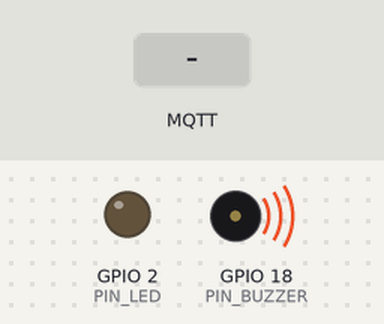
The sketch below on a simulated ESP32. Shown: output pins drawn as LEDs (lit = HIGH), buzzer (waves = sounding, pin HIGH). Dashed ring = blinking. The test bench sets the inputs (shaded band). WiFi joins after 1.5 s; servers stay silent unless stated; random numbers use the default seed unless the sketch sets one; no MQTT or app messages arrive unless stated; what the sketch prints to the serial monitor is not drawn.

Above: at 0.6 s.
At 3.2 s:
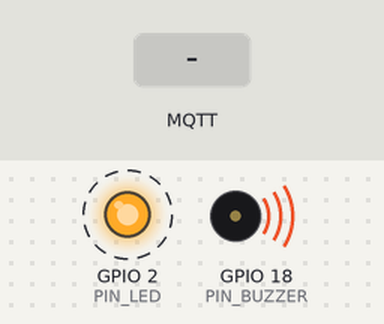
3.3 s: MQTT message "ok" arrives on the second subscribed topic
At 4.15 s:
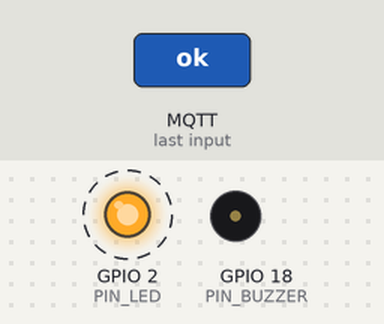
6.3 s: MQTT message "RISCO_AMARELO" arrives on the first subscribed topic
Timing chart, 0 to 15.3 s (numbered marks = the images above; inputs shaded):
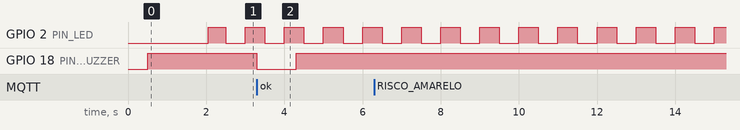

The sketch:

cliente_esp32_atuador_arduino.ino
```cpp
#include <WiFi.h>
#include <PubSubClient.h>
#include "config.h"
#include "hardware_ctrl.h"
#include "mqtt_client.h"

WiFiClient espClient;

static void conectarWiFi() {
    WiFi.begin(WIFI_SSID, WIFI_PASSWORD);
    Serial.print("Conectando ao Wi-Fi");
    while (WiFi.status() != WL_CONNECTED) {
        delay(500);
        Serial.print(".");
    }
    Serial.println();
    Serial.print("Wi-Fi conectado! IP: ");
    Serial.println(WiFi.localIP());
}

void setup() {
    Serial.begin(115200);
    delay(500);

    initHardware();
    conectarWiFi();
    setupMQTT();

    ultimo_heartbeat = millis();
}

void loop() {
    // Reconecta WiFi se cair
    if (WiFi.status() != WL_CONNECTED) {
        Serial.println("Wi-Fi perdido. Reconectando...");
        conectarWiFi();
    }

    handleMQTT();

    // Watchdog: sem heartbeat por 1s = emergência
    if (millis() - ultimo_heartbeat > TIMEOUT_HEARTBEAT_MS) {
        if (estado_atual != ESTADO_EMERGENCIA) {
            Serial.println("[ALERTA] Heartbeat perdido. Modo seguro ativado.");
            setModoEmergencia();
        }
    }

    processarHardware();
}
```

hardware_ctrl.cpp
```cpp
#include "Arduino.h"
#include "hardware_ctrl.h"
#include "config.h"

EstadoSistema estado_atual = ESTADO_INICIALIZACAO;

static unsigned long ultimo_bip = 0;
static bool estado_buzzer = false;

void initHardware() {
    pinMode(PIN_BUZZER, OUTPUT);
    pinMode(PIN_LED, OUTPUT);
    digitalWrite(PIN_BUZZER, LOW);
    digitalWrite(PIN_LED, LOW);
    setModoEmergencia();
}

void setModoEmergencia() {
    if (estado_atual != ESTADO_EMERGENCIA) {
        Serial.println("[FALHA] MODO DE EMERGENCIA ATIVADO!");
        digitalWrite(PIN_BUZZER, HIGH);
        estado_atual = ESTADO_EMERGENCIA;
    }
}

void setModoNormal() {
    if (estado_atual != ESTADO_NORMAL) {
        Serial.println("[INFO] Sistema Normalizado.");
        digitalWrite(PIN_BUZZER, LOW);
        estado_buzzer = false;
        estado_atual = ESTADO_NORMAL;
    }
}

void setAlertaAmarelo() {
    if (estado_atual != ESTADO_ALERTA_AMARELO) {
        Serial.println("[AVISO] Risco Amarelo — objeto proximo!");
        estado_atual = ESTADO_ALERTA_AMARELO;
    }
}

void processarHardware() {
    unsigned long agora = millis();

    // LED pisca enquanto a rede estiver ok
    digitalWrite(PIN_LED, (agora % 1000) < 500);

    // Buzzer intermitente no alerta amarelo
    if (estado_atual == ESTADO_ALERTA_AMARELO) {
        if (agora - ultimo_bip > 300) {
            estado_buzzer = !estado_buzzer;
            digitalWrite(PIN_BUZZER, estado_buzzer);
            ultimo_bip = agora;
        }
    }
}
```

hardware_ctrl.h
```cpp
#ifndef HARDWARE_CTRL_H
#define HARDWARE_CTRL_H

enum EstadoSistema {
    ESTADO_INICIALIZACAO,
    ESTADO_NORMAL,
    ESTADO_ALERTA_AMARELO,
    ESTADO_EMERGENCIA
};

extern EstadoSistema estado_atual;

void initHardware();
void setModoEmergencia();
void setModoNormal();
void setAlertaAmarelo();
void processarHardware();

#endif
```

mqtt_client.cpp
```cpp
#include "Arduino.h"
#include <WiFi.h>
#include <PubSubClient.h>
#include "mqtt_client.h"
#include "hardware_ctrl.h"
#include "config.h"

extern WiFiClient espClient;
static PubSubClient mqttClient(espClient);

unsigned long ultimo_heartbeat = 0;

static void mqttCallback(char* topic, byte* payload, unsigned int length) {
    String msg;
    for (unsigned int i = 0; i < length; i++) {
        msg += (char)payload[i];
    }
    String topico = String(topic);

    if (topico == TOPIC_HEARTBEAT) {
        ultimo_heartbeat = millis();
        if (msg == "ok" && estado_atual == ESTADO_EMERGENCIA) {
            setModoNormal();
        }
    } else if (topico == TOPIC_ALERTA) {
        if (msg == "RISCO_VERMELHO")      setModoEmergencia();
        else if (msg == "RISCO_AMARELO")  setAlertaAmarelo();
        else if (msg == "SEGURO")         setModoNormal();
    }
}

static void reconectarMQTT() {
    Serial.print("Conectando ao broker MQTT...");
    String clientId = "ESP32-Atuador-" + String(random(0xffff), HEX);
    if (mqttClient.connect(clientId.c_str())) {
        Serial.println(" OK");
        mqttClient.subscribe(TOPIC_ALERTA);
        mqttClient.subscribe(TOPIC_HEARTBEAT);
    } else {
        Serial.print(" Falha, rc=");
        Serial.println(mqttClient.state());
    }
}

void setupMQTT() {
    mqttClient.setServer(MQTT_BROKER, MQTT_PORT);
    mqttClient.setCallback(mqttCallback);
}

void handleMQTT() {
    if (!mqttClient.connected()) {
        reconectarMQTT();
    } else {
        mqttClient.loop();
    }
}
```

mqtt_client.h
```cpp
#ifndef MQTT_CLIENT_H
#define MQTT_CLIENT_H

#include <PubSubClient.h>

extern unsigned long ultimo_heartbeat;

void setupMQTT();
void handleMQTT();

#endif
```

config.h
```cpp
#ifndef CONFIG_H
#define CONFIG_H

// --- Credenciais de Rede Wi-Fi ---
#define WIFI_SSID     "Arthur e Braga 2.4"
#define WIFI_PASSWORD "arthurbraga1234"

// --- Configurações MQTT ---
// IP do PC rodando o servidor Python (verificar com ipconfig)
#define MQTT_BROKER "192.168.15.134"
#define MQTT_PORT   1883

// --- Tópicos MQTT ---
#define TOPIC_ALERTA    "logistica/alerta"
#define TOPIC_HEARTBEAT "logistica/heartbeat"

// --- Mapeamento de Hardware (GPIOs) ---
#define PIN_BUZZER  18   // Buzzer piezoelétrico
#define PIN_LED     2    // LED onboard (status de rede)

// --- Parâmetros de Segurança ---
#define TIMEOUT_HEARTBEAT_MS 1000  // 1s sem heartbeat = modo emergência

#endif
```

Measured:
- after the input at 3.3 s, GPIO 18 (PIN_BUZZER): HIGH → LOW at once, → HIGH 1.0 s later
- by itself, GPIO 2 (PIN_LED): alternates HIGH for 0.50 s and LOW for 0.50 s
